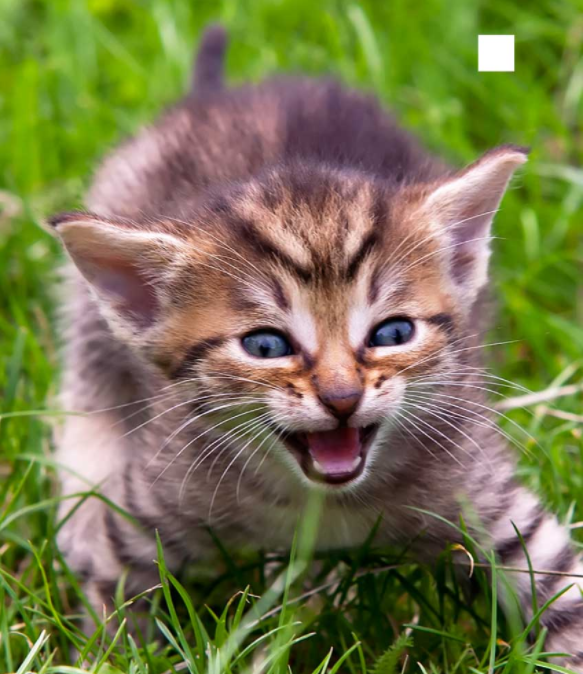
#> input picture DeepLearning_IMGPR/Images/2.png, 583 x 674 px, found by its file name
$ python Template_Matching.py
#> lines starting #> are read from the running program, lines starting #| are printed output that depends on the picture; after the words box and inside, x2 and y2 are one past the last pixel; in counts of white or black regions, pixels touching at a corner belong together
import cv2

img = cv2.imread("C://Users//KARTHIK//OneDrive//Desktop//INFOSYS//2.png",0)
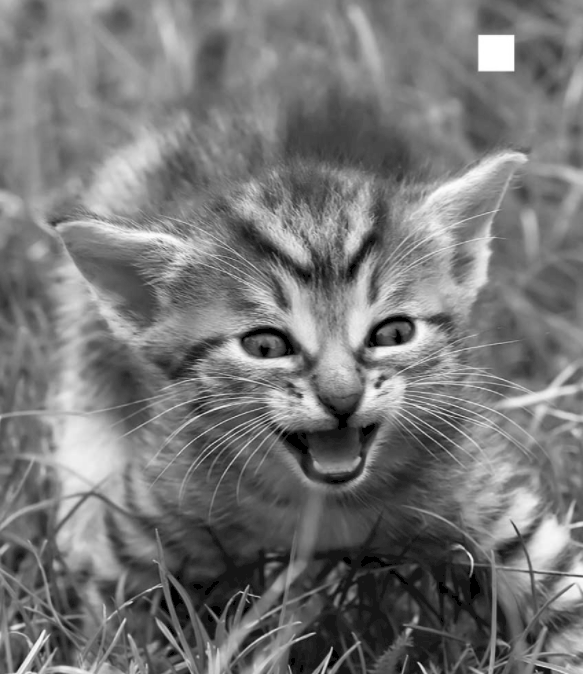
#> img: shape (674, 583); min 0, max 255, mean 118.2
template = cv2.imread("C://Users//KARTHIK//OneDrive//Desktop//INFOSYS//22.png", 0)
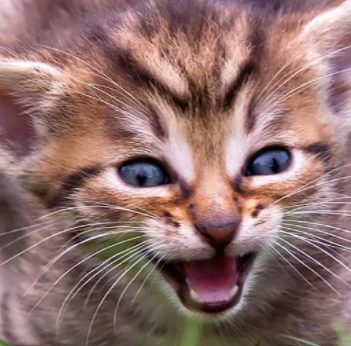
#> input picture DeepLearning_IMGPR/Images/22.png, 351 x 346 px, found by its file name
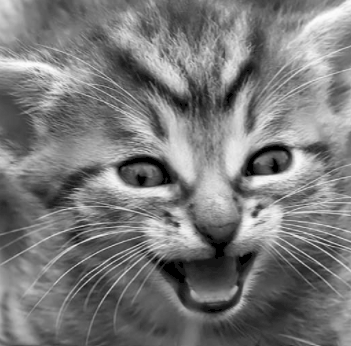
#> template: shape (346, 351); min 0, max 254, mean 121.4
result = cv2.matchTemplate(img, template, cv2.TM_CCOEFF_NORMED)
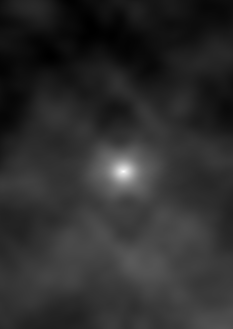
#> result: shape (329, 233) float32; min -0.11, max 1, mean 0.088; drawn with min black and max white

min_val, max_val, min_loc, max_loc = cv2.minMaxLoc(result)
#> min_val = -0.11; max_val = 1; min_loc = (91, 27); max_loc = (123, 171)
top_left = max_loc
#> top_left = (123, 171)
h, w = template.shape[:2]
#> h = 346; w = 351
bottom_right = (top_left[0] + w, top_left[1] + h)
#> bottom_right = (474, 517)

cv2.rectangle(img, top_left, bottom_right, (0, 255, 0), 3)
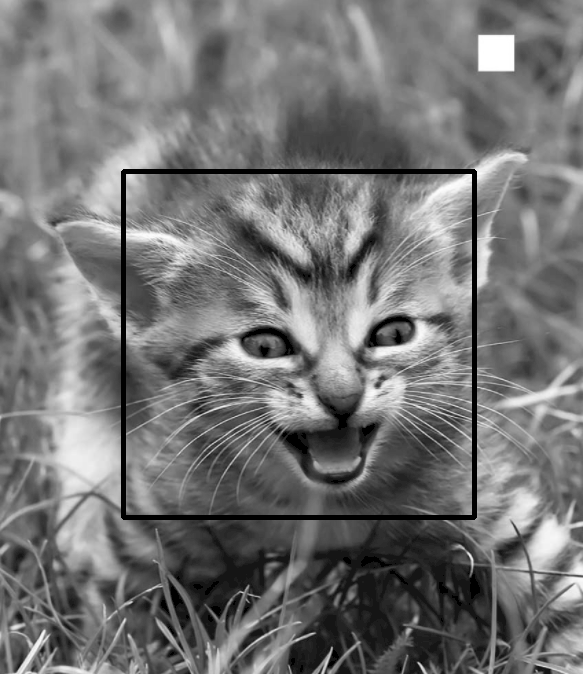
#> img: shape (674, 583); 1.77% of pixels changed, all inside (x1, y1, x2, y2) = (121, 169, 477, 520)

cv2.imshow('Detected Template', img)
cv2.waitKey(0)
cv2.destroyAllWindows()
